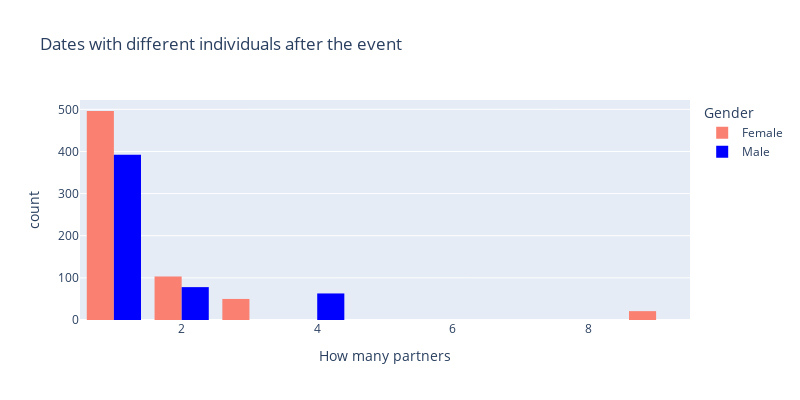

The notebook cell saved with this chart:
### Markdown cell above
In these visualizations, we aim to scrutinize the influence of race on forming a match and its alignment with participants' perceived importance of racial compatibility.

- Graph 1: Matches marked as 'Yes' where participants share the same race.
- Graph 2: Importance of race with 'mean' line


It is noticeable that the majority of matches do not involve individuals of the same race, although a significant proportion does. It can be inferred that the results depicted in Graph 1 are well-reflected by participants' reported emphasis on race, where the majority do not assign significant importance to racial compatibility, but a notable minority do.

### Code cell
df_numdat_3 = df[df['numdat_3'] > 0]


# Graph
fig = px.histogram(df_numdat_3, x='numdat_3', color='gender',color_discrete_sequence=['salmon', 'blue'], barmode='group',
                   title='Dates with different individuals after the event',
                   labels={'numdat_3': 'How many partners', 'gender': 'Gender', 'count': 'Frequency'})

fig.update_layout(width=800, height=400, showlegend=True)
fig.show()

### Figure 1 — Plotly figure (JSON) as saved in the notebook; plotly's stock layout.template omitted (floating-point values rounded to 4 significant figures; data arrays with more than 128 entries replaced by an {"elided": "..."} marker saying what was removed)
{"data": [{"alignmentgroup": "True", "bingroup": "x", "hovertemplate": "Gender=Female<br>How many partners=%{x}<br>count=%{y}<extra></extra>", "legendgroup": "Female", "marker": {"color": "salmon", "pattern": {"shape": ""}}, "name": "Female", "offsetgroup": "Female", "orientation": "v", "showlegend": true, "type": "histogram", "x": {"elided": "670 int values"}, "xaxis": "x", "yaxis": "y"}, {"alignmentgroup": "True", "bingroup": "x", "hovertemplate": "Gender=Male<br>How many partners=%{x}<br>count=%{y}<extra></extra>", "legendgroup": "Male", "marker": {"color": "blue", "pattern": {"shape": ""}}, "name": "Male", "offsetgroup": "Male", "orientation": "v", "showlegend": true, "type": "histogram", "x": {"elided": "533 int values"}, "xaxis": "x", "yaxis": "y"}], "layout": {"barmode": "group", "height": 400, "legend": {"title": {"text": "Gender"}, "tracegroupgap": 0}, "showlegend": true, "title": {"text": "Dates with different individuals after the event"}, "width": 800, "xaxis": {"anchor": "y", "domain": [0, 1], "title": {"text": "How many partners"}}, "yaxis": {"anchor": "x", "domain": [0, 1], "title": {"text": "count"}}}}
